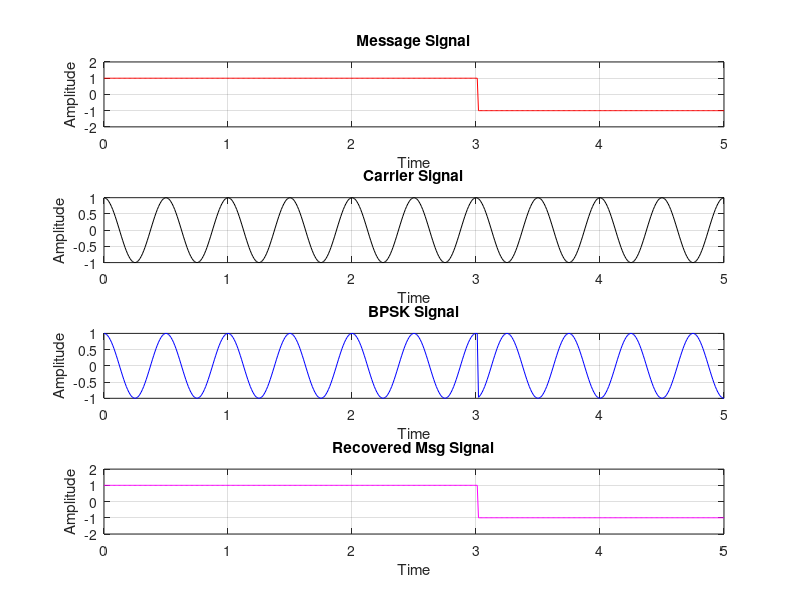

Here is the MATLAB script that generated this plot:
%BPSK Modulation 
%Reference: https://www.youtube.com/watch?v=PZoNwTYl0IM
clear 
clc
% Input Sequence
%n=[1,0,1,0,1];
n=randi([0,1],1,5)
% Mapping
for ii=1:length(n)
    if n(ii)==1;
        nn(ii)=1;
    else
        nn(ii)=-1;
    end
end
%Pulse Shaping
i=1;
t=0:0.01:length(n);
for j=1:length(t)
    if t(j)<=i;
        y(j)=nn(i);
    else
        y(j)=nn(i);
        i=i+1;
    end
end
% Plotting
subplot(4,1,1);
plot(t,y,'r-');
axis([0 length(n) -2 2]);
grid on;
ylabel('Amplitude');
xlabel('Time');
title('Message Signal');

% carrier
c=cos(2*pi*2*t);
subplot(4,1,2);
plot(t,c,'k-');
grid on;
ylabel('Amplitude');
xlabel('Time');
title('Carrier Signal');

%BPSK MODULATION
x=y.*c;
subplot(4,1,3);
plot(t,x, 'b-');
grid on;
ylabel('Amplitude');
xlabel('Time');
title('BPSK Signal');


% Detection and recontruction
for j=1:length(t)
    if x(j)==c(j)
        det(j)=1;
    else
        det(j)=-1;
    end
end
subplot(4,1,4);
plot(t,det,'m-');
grid on;
ylabel('Amplitude');
xlabel('Time');
title('Recovered Msg Signal');
axis([0 length(n) -2 2]);
